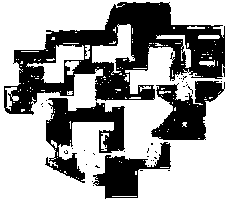
#> input picture VideoProcesser/MapTemplates/275.png, 227 x 202 px, given in place of rx _ Valorant Champions 2023-ZQk2HM5GsIc-720p-1700701607.mp4, which was not available
$ python MultiImageCrop.py
#> lines starting #> are read from the running program, lines starting #| are printed output that depends on the picture; after the words box and inside, x2 and y2 are one past the last pixel; in counts of white or black regions, pixels touching at a corner belong together; pictures that were not available may be replaced by others from this repository, and a replacement may not be noted
### VideoProcesser/ImageEffects.py
import cv2
import numpy as np
import copy
def apply_canny(frame):
    gray = cv2.cvtColor(frame, cv2.COLOR_BGR2GRAY)
    gaus = cv2.GaussianBlur(gray, (5, 5), 0)
    return cv2.Canny(gaus, 100, 200, apertureSize=3)

def apply_color(frame):
    # Define the range of gray colors in HSV
    new_frame = copy.deepcopy(frame)
    lower_gray = np.array([120, 120, 120], dtype=np.uint8)
    upper_gray = np.array([165, 165, 165], dtype=np.uint8)

    # Create a mask for the gray colors
    mask_gray = cv2.inRange(frame, lower_gray, upper_gray)

    # Convert the gray colors to light green in the original RGB image
    new_frame[mask_gray > 0] = [40, 255, 255]
    return new_frame

def apply_KNN(frame, bg_subtractor):
    frame = apply_color(frame)
    return bg_subtractor.apply(frame)

### VideoProcesser/MultiImageCrop.py
import cv2
import ImageEffects as ie

# Map Constants
LOTUS = {
        'x': 35,  # :3 kyun!
        'y': 53,
        'width': 227,
        'height': 202
    }
# Function to crop the video to the region containing the minimap
def crop_video(video_path, output_path, map):
#> called with output_path = 'Video/minis.mp4'
    x = map['x']
    y = map ['y']
    width = map['width']
    height = map['height']

    video = cv2.VideoCapture(video_path)
    fourcc = cv2.VideoWriter_fourcc(*'mp4v')
    fps = video.get(cv2.CAP_PROP_FPS)
    frame_width = int(video.get(cv2.CAP_PROP_FRAME_WIDTH))
    frame_height = int(video.get(cv2.CAP_PROP_FRAME_HEIGHT))
    bg_sub = cv2.createBackgroundSubtractorKNN(550, 200, False)
    num = 1
    out = cv2.VideoWriter(output_path, fourcc, fps, (width, height))
    print("Cropping Start")
    while True:
        ret, frame = video.read()
#> frame is the input picture: shape (202, 227, 3); 63.1% white; 38 black regions (34 under 20 px), largest, box (x1, y1, x2, y2) and area: (4, 2, 225, 115) 9824, (45, 98, 125, 183) 2845, (151, 81, 225, 140) 2347, (93, 142, 171, 199) 1807

        if not ret:
            break

        cropped_frame = frame[y:y+height, x:x+width]
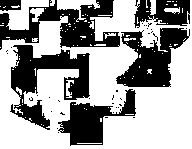
#> cropped_frame: shape (149, 192, 3); 61.5% white; 40 black regions (34 under 20 px), largest, box (x1, y1, x2, y2) and area: (10, 45, 90, 130) 2845, (0, 0, 120, 50) 2685, (116, 28, 190, 87) 2347, (58, 89, 136, 146) 1807, (134, 0, 190, 28) 1042, (0, 0, 21, 11) 194

        if cropped_frame.shape[0] > 0 and cropped_frame.shape[1] > 0:
            canny = ie.apply_canny(cropped_frame)
#> in apply_canny, `gaus = cv2.GaussianBlur(gray, (5, 5), 0)`:
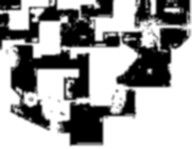
#> gaus: shape (149, 192); min 0, max 255, mean 156.9
#> in apply_canny, `return cv2.Canny(gaus, 100, 200, apertureSize=3)`:
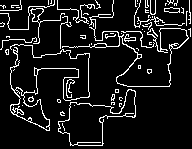
#> returned value: shape (149, 192); 9.9% white in thin lines or dots
            color = ie.apply_color(cropped_frame)
#> in apply_color, `mask_gray = cv2.inRange(frame, lower_gray, upper_gray)`: mask_gray: shape (149, 192); every value is 0
            KNN = ie.apply_KNN(cropped_frame, bg_sub)
#> in apply_KNN, `return bg_subtractor.apply(frame)`: returned value: shape (149, 192); every value is 255
            print(num)
            cv2.imwrite(f'Temp/Canny/{num}.png', canny)
            cv2.imwrite(f'Temp/Color/{num}.png', color)
            cv2.imwrite(f'Temp/KNN/{num}.png', KNN)
            num +=1
            out.write(cropped_frame)


    video.release()
    out.release()
    print("Process Successful")

# Define the coordinates and size of the minimap region
# Example values, please adjust according to your video
minimap_x = 37  # X coordinate of the top-left corner of the minimap
minimap_y = 54  # Y coordinate of the top-left corner of the minimap
minimap_width = 225  # Width of the minimap
minimap_height = 199  # Height of the minimap

# Path to your input video and desired output path for the cropped video
input_video_path = 'Video/y2mate.is - Loud vs Drx _ Valorant Champions 2023-ZQk2HM5GsIc-720p-1700701607.mp4'
output_video_path = 'Video/minis.mp4'

# Crop the video based on the minimap coordinates and dimensions
crop_video(input_video_path, output_video_path, LOTUS)
